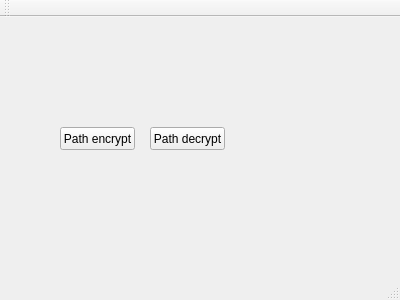
<?xml version="1.0" encoding="UTF-8"?>
<ui version="4.0">
 <class>MainWindow</class>
 <widget class="QMainWindow" name="MainWindow">
  <property name="geometry">
   <rect>
    <x>0</x>
    <y>0</y>
    <width>400</width>
    <height>300</height>
   </rect>
  </property>
  <property name="windowTitle">
   <string>MainWindow</string>
  </property>
  <widget class="QWidget" name="centralWidget">
   <widget class="QPushButton" name="raw_encrypt">
    <property name="geometry">
     <rect>
      <x>60</x>
      <y>110</y>
      <width>75</width>
      <height>23</height>
     </rect>
    </property>
    <property name="text">
     <string>Path encrypt</string>
    </property>
   </widget>
   <widget class="QPushButton" name="raw_decrypt">
    <property name="geometry">
     <rect>
      <x>150</x>
      <y>110</y>
      <width>75</width>
      <height>23</height>
     </rect>
    </property>
    <property name="text">
     <string>Path decrypt</string>
    </property>
   </widget>
  </widget>
  <widget class="QMenuBar" name="menuBar">
   <property name="geometry">
    <rect>
     <x>0</x>
     <y>0</y>
     <width>400</width>
     <height>21</height>
    </rect>
   </property>
  </widget>
  <widget class="QToolBar" name="mainToolBar">
   <attribute name="toolBarArea">
    <enum>TopToolBarArea</enum>
   </attribute>
   <attribute name="toolBarBreak">
    <bool>false</bool>
   </attribute>
  </widget>
  <widget class="QStatusBar" name="statusBar"/>
 </widget>
 <layoutdefault spacing="6" margin="11"/>
 <resources/>
 <connections/>
</ui>
